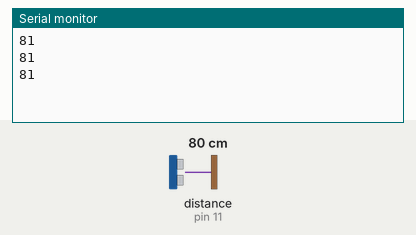
Recording of a sketch running on a simulated Arduino Uno, built with avr-gcc and run on an emulated ATmega328P. Parts: the last lines printed to the serial monitor. The inputs (shaded band) are chosen by the test bench; at power-on: distance to the obstacle (sensor on pin 11) 80 cm. The echo pulse lasts 58.3 µs per cm.

Above: at 1.2 s.
1.3 s: distance to the obstacle (sensor on pin 11) set to 2 cm
At 2.1 s:
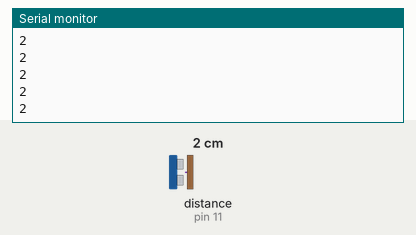
2.8 s: distance to the obstacle (sensor on pin 11) set to 4 cm
At 2.87 s:
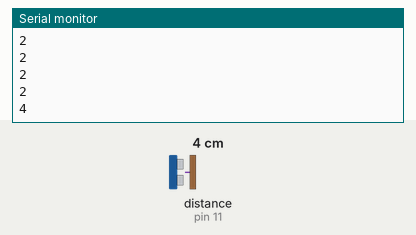
Timing chart, 0 to 5.8 s (numbered marks = the images above; inputs shaded):
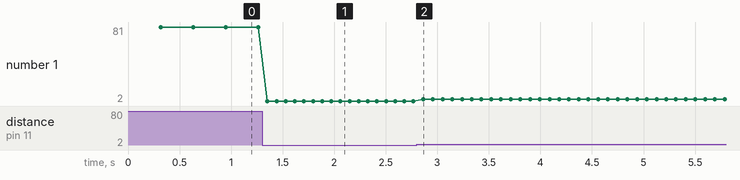

Measured:
- after the input at 1.3 s, the serial monitor: prints a new line after 0.05 s (image 1)
- after the input at 2.8 s, the serial monitor: prints a new line after 0.06 s (image 2)
- plotted number 1: 81 → 2 after the input at 1.3 s, 2 → 4 after the input at 2.8 s

The sketch:

DistanceSensor.ino
```cpp
#include <NewPing.h>

#define TRIGGER_PIN  12  // Arduino pin tied to trigger pin on the ultrasonic sensor.
#define ECHO_PIN     11  // Arduino pin tied to echo pin on the ultrasonic sensor.
#define MAX_DISTANCE 200 // Maximum distance we want to ping for (in centimeters). Maximum sensor distance is rated at 400-500cm.
#define MAX_VALEUS 50 // maximum valeus of my array
int valeus[MAX_VALEUS];
int total=0;
int valeu=0;
NewPing sonar(TRIGGER_PIN, ECHO_PIN, MAX_DISTANCE); // NewPing setup of pins and maximum distance.

void setup() {
  Serial.begin(9600); // Open serial monitor at 115200 baud to see ping results.
}

void loop() {
  delay(50);                     // Wait 50ms between pings (about 20 pings/sec). 29ms should be the shortest delay between pings.
  /*
  Serial.print("Ping: ");
  Serial.print(sonar.ping_cm()); // Send ping, get distance in cm and print result (0 = outside set distance range)
  Serial.println("cm");
  */
  for(int i=0;i<MAX_VALEUS;i++){
      valeus[i]=sonar.ping_cm();
      total+=valeus[i];
    }
    valeu=total/MAX_VALEUS;
    total=0;
  Serial.println(valeu);
}
```
